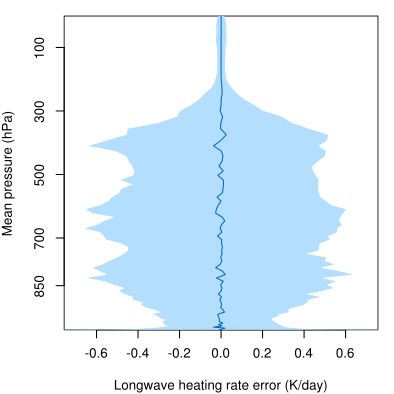

Write the R code that produced this figure.
#!/usr/bin/env Rscript

args <- commandArgs(TRUE)
if (length(args) != 3) {
    cat(sprintf('Usage: longwave_heating_rate_error.R <plot> <product> <base>\n'))
    quit(status=1)
}

plot.filename <- args[1]
product.filename <- args[2]
base.filename <- args[3]

source('lib/common.R')
source('lib/plot_profile.R')

level <- function(p) {
    p$pressure <- apply(p$pressure_thickness, c(2,3), cumsum) - p$pressure_thickness/2
    p$mean_pressure <- apply(p$pressure, 1, mean)
    p$flux_thermal_diff <- apply(p$flux_thermal, c(2,3), diff)
    p$heating_rate_thermal <- -g*p$flux_thermal_diff/p$heat_capacity/p$pressure_thickness*24*60*60
    p
}

cairo_pdf(plot.filename, width=10/cm(1), height=10/cm(1))
par(mar=c(4,4,1,1))
par(cex=0.8)
par(lwd=0.8)

only <- c(
        'pressure_thickness',
        'pressure',
        'flux_thermal',
        'heat_capacity'
)

p <- level(read.nc(product.filename, only=only))
p.base <- level(read.nc(base.filename, only=only))

p$heating_rate_thermal_error <- p$heating_rate_thermal - p.base$heating_rate_thermal

plot.profile(p, 'heating_rate_thermal_error',
    xlab='Longwave heating rate error (K/day)',
    lwd=1,
    col='#0169c9',
    xlim=c(-0.7, 0.7),
    bg='#b3defd'
)

dev.off()
